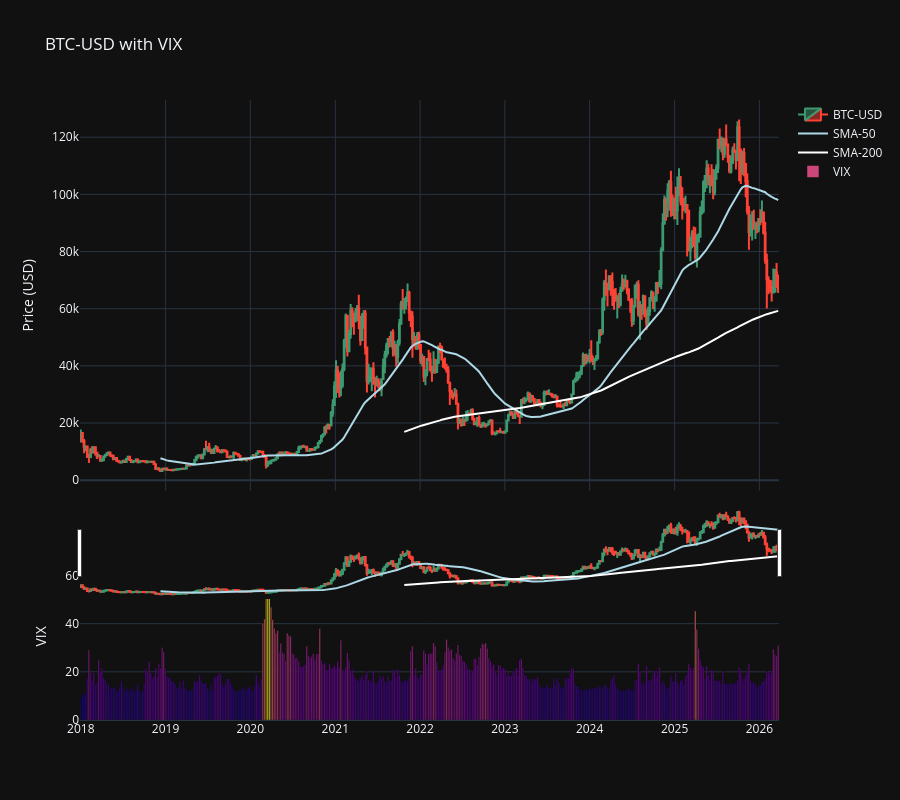

Notebook code for this chart:
### Code cell
# Gráfico de preços
fig = make_subplots(
    rows=2,
    cols=1,
    shared_xaxes=True,
    vertical_spacing=0.1,
    row_heights=[0.7, 0.3]
)
# Plot dos preços
fig.add_trace(go.Candlestick(
    x=df_stocks.index,
    open=df_stocks['Open']['BTC-USD'],
    high=df_stocks['High']['BTC-USD'],
    low=df_stocks['Low']['BTC-USD'],
    close=df_stocks['Close']['BTC-USD'],
    name='BTC-USD',

), row=1, col=1)

fig.add_trace(go.Scatter(
    x=df_stocks_close_btc.index,
    y=df_stocks_close_btc['SMA-50'],
    name='SMA-50',
    line=dict(color='lightblue')
), row=1, col=1)

fig.add_trace(go.Scatter(
    x=df_stocks_close_btc.index,
    y=df_stocks_close_btc['SMA-200'],
    name='SMA-200',
    line=dict(color='white')
), row=1, col=1)

# Plot do volume embaixo
fig.add_trace(go.Bar(
    x=df_stocks.index,
    y=df_stocks['Close']['^VIX'],
    name='VIX',
    marker_color=df_stocks['Close']['^VIX']
), row=2, col=1)

fig.update_layout(title='BTC-USD with VIX', yaxis_title='Price (USD)', yaxis2_title='VIX', height=800, template='plotly_dark')
fig.show()

### Figure 1 — Plotly figure (JSON) as saved in the notebook; plotly's stock layout.template omitted (floating-point values rounded to 4 significant figures; data arrays with more than 128 entries replaced by an {"elided": "..."} marker saying what was removed)
{"data": [{"close": {"elided": "430 float values"}, "high": {"elided": "430 float values"}, "low": {"elided": "430 float values"}, "name": "BTC-USD", "open": {"elided": "430 float values"}, "type": "candlestick", "x": {"elided": "430 str values"}, "xaxis": "x", "yaxis": "y"}, {"line": {"color": "lightblue"}, "name": "SMA-50", "type": "scatter", "x": {"elided": "430 str values"}, "xaxis": "x", "y": {"elided": "430 float values"}, "yaxis": "y"}, {"line": {"color": "white"}, "name": "SMA-200", "type": "scatter", "x": {"elided": "430 str values"}, "xaxis": "x", "y": {"elided": "430 float values"}, "yaxis": "y"}, {"marker": {"color": {"elided": "430 float values"}}, "name": "VIX", "type": "bar", "x": {"elided": "430 str values"}, "xaxis": "x2", "y": {"elided": "430 float values"}, "yaxis": "y2"}], "layout": {"height": 800, "title": {"text": "BTC-USD with VIX"}, "xaxis": {"anchor": "y", "domain": [0, 1], "matches": "x2", "showticklabels": false}, "xaxis2": {"anchor": "y2", "domain": [0, 1]}, "yaxis": {"anchor": "x", "domain": [0.37, 1], "title": {"text": "Price (USD)"}}, "yaxis2": {"anchor": "x2", "domain": [0, 0.27], "title": {"text": "VIX"}}}}
